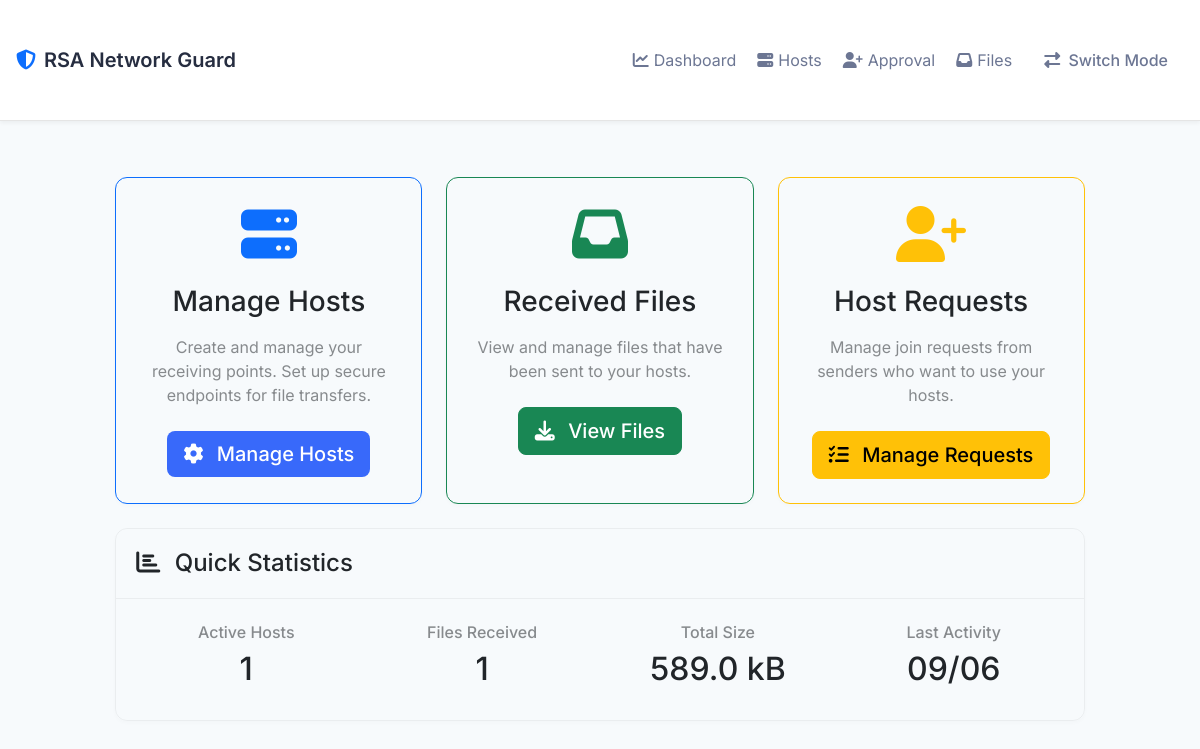
The app's page /receiver, older data.
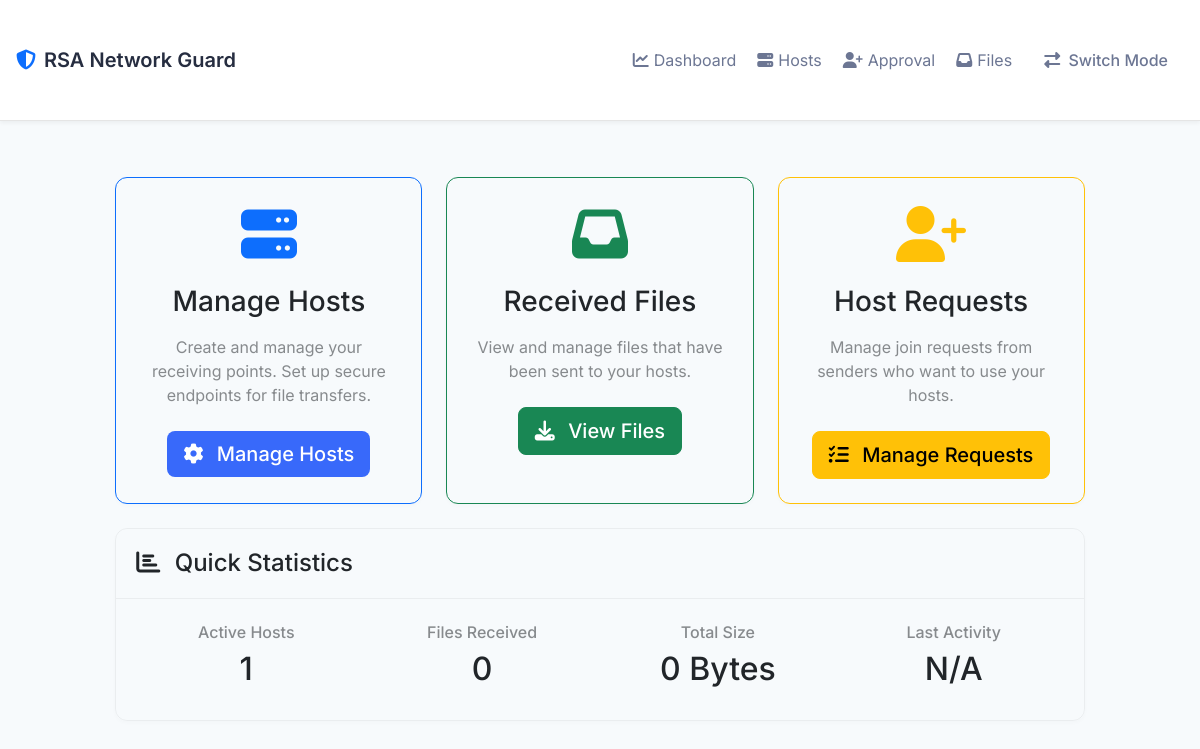
The same page, newer data.
### models.py (models this page shows, shortened)
class UploadSession(db.Model):
    id = db.Column(db.Integer, primary_key=True)
    sender_ip = db.Column(db.String(45), nullable=False)
    receiver_ip = db.Column(db.String(45), nullable=False)
    receiver_name = db.Column(db.String(100), nullable=False)
    session_token = db.Column(db.String(64), unique=True, nullable=False)
    filename = db.Column(db.String(255))
    file_hash = db.Column(db.String(128))
    file_size = db.Column(db.Integer)
    file_metadata = db.Column(db.Text)
    filepath = db.Column(db.String(512))
    drive_file_id = db.Column(db.String(100), nullable=True)
    drive_link = db.Column(db.String(512), nullable=True)
    source_type = db.Column(db.String(10))
    status = db.Column(db.String(20), default='pending')
    fail_step = db.Column(db.String(50))
    error_message = db.Column(db.Text)
    created_at = db.Column(db.DateTime, default=datetime.utcnow)
    updated_at = db.Column(db.DateTime, default=datetime.utcnow, onupdate=datetime.utcnow)
    downloaded_at = db.Column(db.DateTime)

### routes.py (the view)
@app.route('/receiver')
def receiver_dashboard():
    client_ip = get_client_ip()
    hosts = Host.query.filter_by(created_by=client_ip).all()
    host_ips = [host.ip_address for host in hosts]
    received_files = UploadSession.query.filter(
        UploadSession.receiver_ip.in_(host_ips)
    ).all()
    stats = {
        'active_hosts': len(hosts),
        'total_files': len(received_files),
        'total_size': sum(f.file_size for f in received_files if f.file_size),
        'last_activity': max((f.created_at for f in received_files), default=None)
    }
    return render_template('receiver_dashboard.html', stats=stats)

### routes.py (called while the page is built)
def get_client_ip():
    ip = None
    if request.headers.get('X-Forwarded-For'):
        ip = request.headers.get('X-Forwarded-For').split(',')[0].strip()
    elif request.headers.get('X-Real-IP'):
        ip = request.headers.get('X-Real-IP')
    else:
        ip = request.remote_addr
    try:
        return ipaddress.ip_address(ip).exploded
    except ValueError:
        return None

### templates/receiver_dashboard.html (shortened to what the changed rows need)
{% extends "base.html" %}
{% block content %}
<div class="row justify-content-center">
    <div class="col-lg-10">
        {% if stats %}
        <div class="row mt-4">
            <div class="col-12">
                <div class="card">
                    <div class="card-header">
                        <h4 class="mb-0">
                            <i class="fas fa-chart-bar me-2"></i>
                            Quick Statistics
                        </h4>
                    </div>
                    <div class="card-body">
                        <div class="row g-4">
                            <div class="col-md-3">
                                <div class="text-center">
                                    <h6 class="text-muted">Active Hosts</h6>
                                    <h2>{{ stats.active_hosts }}</h2>
                                </div>
                            </div>
                            <div class="col-md-3">
                                <div class="text-center">
                                    <h6 class="text-muted">Files Received</h6>
                                    <h2>{{ stats.total_files }}</h2>
                                </div>
                            </div>
                            <div class="col-md-3">
                                <div class="text-center">
                                    <h6 class="text-muted">Total Size</h6>
                                    <h2>{{ stats.total_size | filesizeformat }}</h2>
                                </div>
                            </div>
                            <div class="col-md-3">
                                <div class="text-center">
                                    <h6 class="text-muted">Last Activity</h6>
                                    <h2>{{ stats.last_activity.strftime('%d/%m') if stats.last_activity else 'N/A' }}</h2>
                                </div>
                            </div>
                        </div>
                    </div>
                </div>
            </div>
        </div>
        {% endif %}
    </div>
</div>
{% endblock %}

Row changes from the older to the newer data that the page shows:
removed UploadSession: last_activity "09/06"
Text that changed along with them:
{{ stats.total_files }}: "1" → "0"
{{ stats.total_size | filesizeformat }}: "589.0 kB" → "0 Bytes"
text now shown: "N/A"
